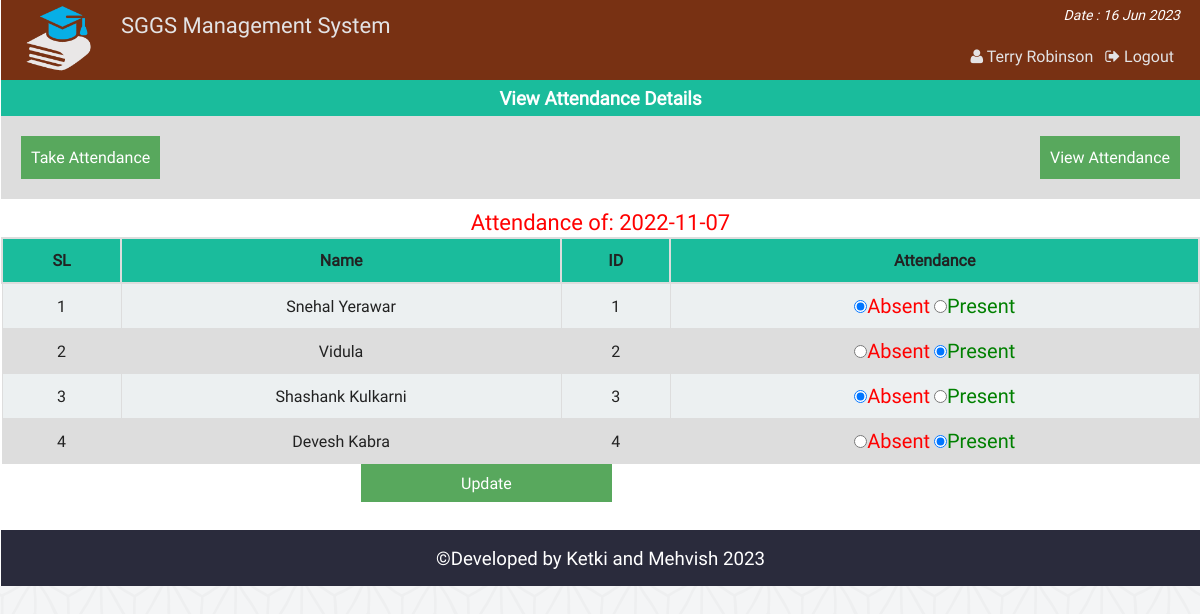
Screenshot of /att_single_view_fc.php?dt=2022-11-07 (signed in) with the database file from the repository.
### tables this page shows
CREATE TABLE `at_student` (
  `id` int(11) NOT NULL,
  `name` varchar(40) NOT NULL,
  `st_id` int(11) NOT NULL
);

CREATE TABLE `attn` (
  `id` int(11) NOT NULL,
  `st_id` int(11) NOT NULL,
  `atten` varchar(50) NOT NULL,
  `at_date` date NOT NULL
);

### php/functions.php (called while the page is built, shortened)
<?php
class login_registration_class{
	public function attn_all_student($date){
		global $conn;
		$res = $conn->query("select at_student.name, attn.*
			from at_student
			inner join attn
			on at_student.st_id = attn.st_id
			where at_date = '$date' ");
		return $res;
	}
};
?>

### att_single_view_fc.php (the view, shortened to what this page needs)
<?php
	require "php/config.php";
	require_once "php/functions.php";
	$user = new login_registration_class();
	if(isset($_REQUEST['dt'])){
		$date = $_REQUEST['dt'];
	}
?>
<?php
include "php/headertop.php";
?>
<div class="all_student fix">
		<h3 style="text-align:center;color:#fff;margin:0;padding:5px;background:#1abc9c">View Attendance Details</h3>
		<div  class="fix" style="background:#ddd;padding:20px;">
			<span style="float:left;"><a style="color:#fff;" href="class_att_fc.php"><button style="background:#58A85D;border:none;color:#fff;padding:10px;">Take Attendance</button></a></span>
			<span style="float:right;"><a style="color:#fff;" href="att_view_fc.php"> <button style="background:#58A85D;border:none;color:#fff;padding:10px;">View Attendance</button></a></span>
		</div>
		<p style="text-align:center;color:#34495e;margin:0;padding-top:8px;color:red;font-size:22px;">
			<?php echo "Attendance of: ".$date;?>
		</p>
	<form action="" method="post">
		<table class="tab_one" style="text-align:center;">
			<tr>
				<th style="text-align:center;">SL</th>
				<th style="text-align:center;">Name</th>
				<th style="text-align:center;">ID</th>
				<th style="text-align:center;">Attendance</th>
			</tr>
			<?php
			$i=0;
				$std = $user->attn_all_student($date);
				if($std){
				while($rows = $std->fetch_assoc()){
				$i++;
		?>
			<tr>
				<td><?php echo $i;?></td>
				<td><?php echo $rows['name'];?></td>
				<td><?php echo $rows['st_id'];?></td>
				<td>
					<label style="color:red;font-size:20px"><input type="radio" name="attn[<?php echo $rows['st_id'];?>]" value="absent" <?php if($rows['atten'] == "absent") echo "checked";?>/>Absent</label>
					<label style="color:green;font-size:20px"> <input type="radio" name="attn[<?php echo $rows['st_id'];?>]" value="present" <?php if($rows['atten'] == "present") echo "checked";?>/>Present</label>
				</td>
			</tr>
			<?php
			} }else echo "failed";
				?>
		</table>
		<span style="margin-left:360px;"><input style="<text-align:right></text-align:right>;background:#58A85D;border:none;color:#fff;padding:8px 100px;" type="submit" name="submit" value="Update" /></span>
	</form>
</div>
<?php include "php/footerbottom.php";?>

### css/main.css (style rules this page uses)
html { color: #222; font-size: 1em; line-height: 1.4; }
a { text-decoration:none; }
.fix { overflow:hidden; }
body { font-family:roboto !important; background:url(../img/ptrn.png) repeat fixed; }
.st_reg th, td { padding: 8px; }
table.tab_one { width:100%; }
table.tab_one th { background:#1abc9c; padding:10px; font-weight:bold; text-align:left; }
table.tab_one td { border:1px solid #ddd; padding:8px; }
table.tab_one tr:nth-child(odd) { background:#ddd; }
table.tab_one tr:nth-child(even) { background:#ecf0f1; }
.all_student { min-height:450px; }
table.att_tab tr,td,th { border:2px solid #ddd; border-collapse:collapse; padding:8px; }

### rows the page displays
at_student: name "Snehal Yerawar", attn.st_id "1"
attn: atten "☑ Absent", atten "☐ Present"
at_student: name "Vidula", attn.st_id "2"
attn: atten "☐ Absent", atten "☑ Present"
at_student: name "Shashank Kulkarni", attn.st_id "3"
attn: atten "☑ Absent", atten "☐ Present"
at_student: name "Devesh Kabra", attn.st_id "4"
attn: atten "☐ Absent", atten "☑ Present"

### other values shown
$fname "Terry Robinson"
$date "2022-11-07"
